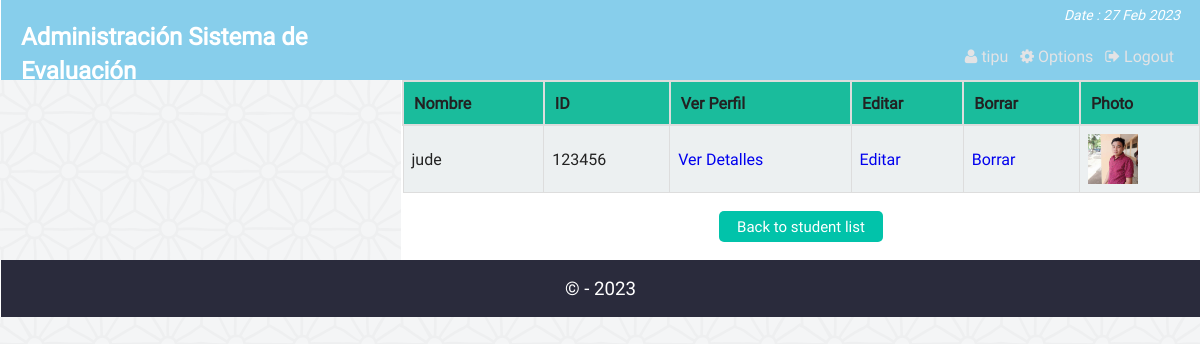
The app's page /admin_search_student.php?src_student=123456 (signed in) with its own data.
### tables this page shows
CREATE TABLE `st_info` (
  `st_id` INTEGER,
  `name` varchar(100) NOT NULL,
   `lastname` VARCHAR(100),
   `cedula` VARCHAR(10), 
   `titulo` VARCHAR(500),
   `cargo` VARCHAR(500),
   `estado` integer,
  `password` varchar(32) NOT NULL,
  `email` varchar(50) NOT NULL,
  `bday` date NOT NULL,
  `program` varchar(10) NOT NULL,
  `contact` varchar(20) NOT NULL,
  `gender` varchar(10) NOT NULL,
  `address` varchar(255) NOT NULL,
  `img` varchar(255) DEFAULT NULL
   
);

### php/functions.php (called while the page is built, shortened)
<?php
class login_registration_class{
	public function search($query){
		global $conn;
		$result = $conn->query("SELECT * FROM st_info WHERE (st_id LIKE '%".$query."%'
							OR name LIKE '%".$query."%'
								OR contact LIKE '%".$query."%'
									OR email LIKE '%".$query."%') order by st_id");
		return $result;
	}
};
?>

### admin_search_student.php (the view, shortened to what this page needs)
<?php
	require "php/config.php";
	require_once "php/functions.php";
	$user = new login_registration_class();
?>
<?php
include "php/headertop_admin.php";
?>
	<div class="search_result">
		<table class="tab_one">
			<?php
				$key = $_GET['src_student'];
				$min_length = 1;
				if(strlen($key) >= $min_length){
					$key = htmlspecialchars($key);
					$src_result = $user->search($key);
					$count = $src_result->num_rows;
					if($count>0){
			?>
			<tr>
				<th>Nombre</th>
				<th>ID</th>
				<th>Ver Perfil</th>
				<th>Editar</th>
				<th>Borrar</th>
				<th>Photo</th>
			</tr>
			<?php
					while($rows = $src_result->fetch_assoc()){
			?>
			<tr>
				<td><?php echo $rows['name'];?></td>
				<td><?php echo $rows['st_id'];?></td>
				<td><a href="admin_single_student.php?id=<?php echo $rows['st_id'];?>">Ver Detalles</a></td>
				<td><a href="admin_single_student_update.php?id=<?php echo $rows['st_id'];?>">Editar</a></td>
				<td><a href="admin_delete_student.php?id=<?php echo $rows['st_id'];?>">Borrar</a></td>
				<td><img src="img/student/<?php echo $rows['img'];?>" width="50px" height="50px" title="<?php echo $rows['name'];?>" /></td>
			</tr>
			<?php } ?>
			</table>
		<?php
		}else{
				echo "<h2 style='font-size:45px;text-align:center;color:#ddd;'>Opps....No result found !</h2>";
			}
		}else{
			  echo "<h2 style='font-size:45px;text-align:center;color:#ddd;'>Opps....No result found !</h2>";
		}
		?>
		<div class="back fix">
			<p style="text-align:center"><a href="admin_all_student.php"><button class="editbtn">Back to student list</button></a></p>
		</div>
	</div>
<?php include "php/footerbottom.php";?>

### css/main.css (style rules this page uses)
html { color: #222; font-size: 1em; line-height: 1.4; }
audio, canvas, iframe, img, svg, video { vertical-align: middle; }
a { text-decoration:none; }
.fix { overflow:hidden; }
body { font-family:roboto !important; background:url(../img/ptrn.png) repeat fixed; }
.st_reg th, td { padding: 8px; }
table.tab_one { width:100%; }
table.tab_one th { background:#1abc9c; padding:10px; font-weight:bold; text-align:left; }
table.tab_one td { border:1px solid #ddd; padding:8px; }
table.tab_one td a { text-decoration:none; }
table.tab_one tr:nth-child(odd) { background:#ddd; }
table.tab_one tr:nth-child(even) { background:#ecf0f1; }
.editbtn { background-color: #01C3AA; border: none; border-radius:5px; color: white; padding: 5px 18px; text-align: center; text-decoration: none; display: inline-block; font-size: 15px; margin: 2px 1px; cursor: pointer; }
table.att_tab tr,td,th { border:2px solid #ddd; border-collapse:collapse; padding:8px; }

### records on screen
st_info: name "jude", st_id "123456", img (picture)

### other values on screen
$admin_name "tipu"
